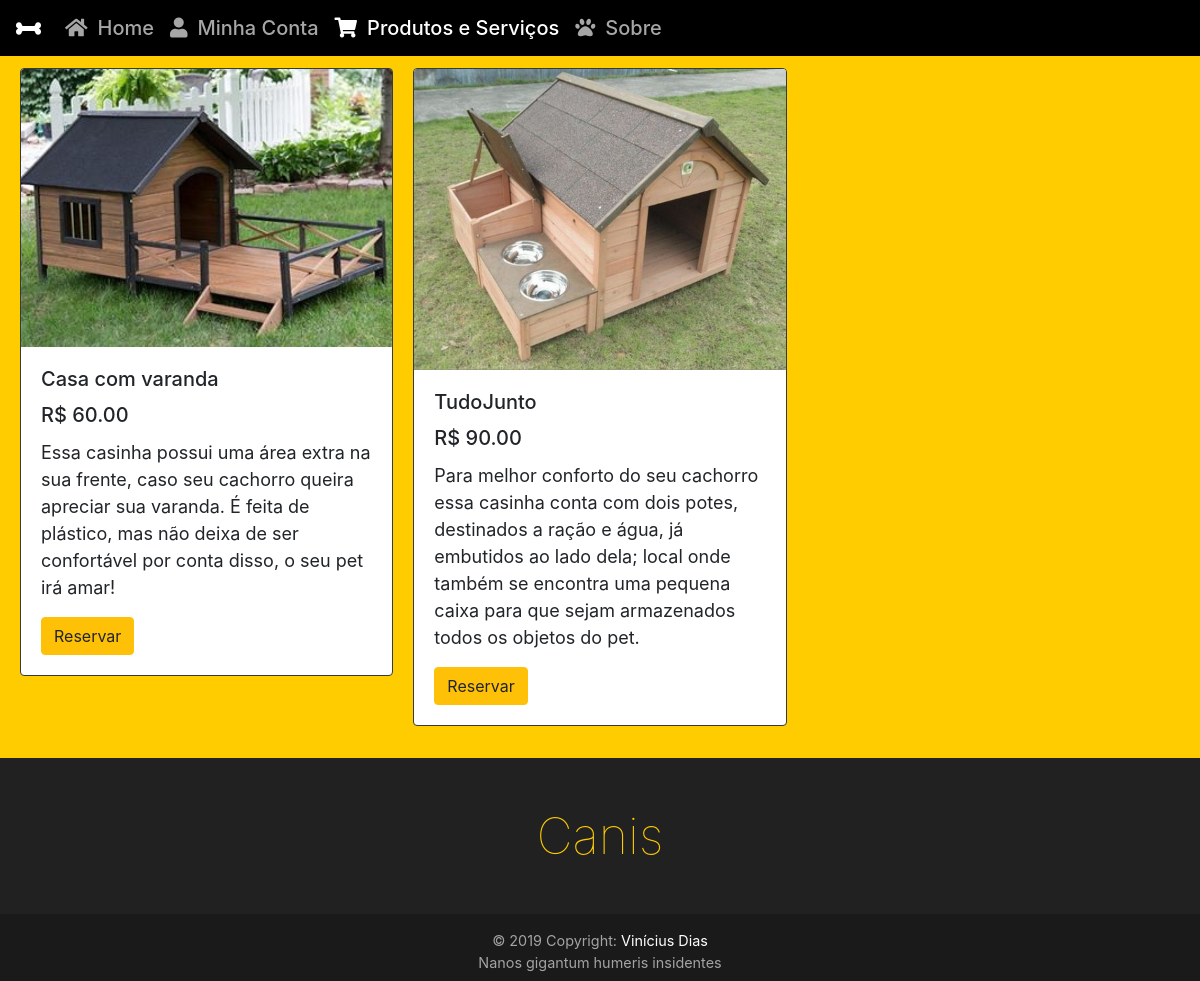
Screenshot of /incluir/paginas/produtos_servicos.php (signed in) with the database file from the repository.
### tables this page shows
CREATE TABLE `produtos` (
  `id` varchar(50) NOT NULL,
  `nome` varchar(50) DEFAULT NULL,
  `descricao` varchar(900) DEFAULT NULL,
  `preco` decimal(10,2) DEFAULT NULL,
  `quantidade` int(50) DEFAULT NULL,
  `imagem` varchar(200) DEFAULT NULL
);

### incluir/paginas/subPaginas_PS/todosProdutos.php (the view, shortened to what this page needs)
<div class="tab-pane fade show active" id="ToP" role="tabpanel" aria-labelledby="ToP-tab">
			<div class='card-columns' id='coluna01'>
	<?php
		mysqli_query($connect, "SET NAMES 'utf8'");
		mysqli_query($connect, 'SET character_set_connection=utf8');
		mysqli_query($connect, 'SET character_set_client=utf8');
		mysqli_query($connect, 'SET character_set_results=utf8');
		$sql = mysqli_query($connect, "SELECT * FROM produtos");
		while($resultado = mysqli_fetch_array($sql)){
			$id = $resultado['id'];
			$nome 		= $resultado['nome'];
			$descricao 	= $resultado['descricao'];
			$imagem 	= $resultado['imagem'];
			$preco 	= $resultado['preco'];
			echo "
      			<div class='card border-dark'>
	            	<img src='../imagens/produtos/".$imagem."' class='card-img-top' alt='...'>
	            	<div class='card-body'>
	              		<h5 class='card-title'>".$nome."</h5>
	              		<h5 class='card-title align'> R$ ".$preco."</h5>
	              		<p class='card-text' style='min-height: 5ch; max-height: 20ch;overflow: hidden;text-overflow: ellipsis;''>".$descricao."</p>
	              		<form method='POST' action='reserva.php'>
	              			<input type='text' name='idProduto'  value='".$id."' style='display: none;' required>";
	              			if ($_SESSION['user'] == 'deslogado'){
	              				echo '<h5 class="text-danger"> Entre para poder reservar </h5>';
	              			}else{
	              				echo "
				              		<button type='submit' class='btn btn-warning'>
									  Reservar
									</button>";
							}echo "
        				</form>
		            </div>
	        	</div>
			";
		}
	?>
	</div>
</div>

### cascata.css (style rules this page uses)
body { width: 100%; height: 100%; margin: 0px; padding: 0px; background: #fc0; overflow-x: hidden; }
p { font-size: 18px; }

### rows the page displays
produtos: imagem (picture), nome "Casa com varanda", preco "60.00", descricao "Essa casinha possui uma área extra na sua frente, caso seu cachorro queira apreciar sua varanda. É feita de plástico, mas não deixa de ser confortável por conta disso, o seu pet irá amar!"
produtos: imagem (picture), nome "TudoJunto", preco "90.00", descricao "Para melhor conforto do seu cachorro essa casinha conta com dois potes, destinados a ração e água, já embutidos ao lado dela; local onde também se encontra uma pequena caixa para que sejam armazenados todos os objetos do pet."
